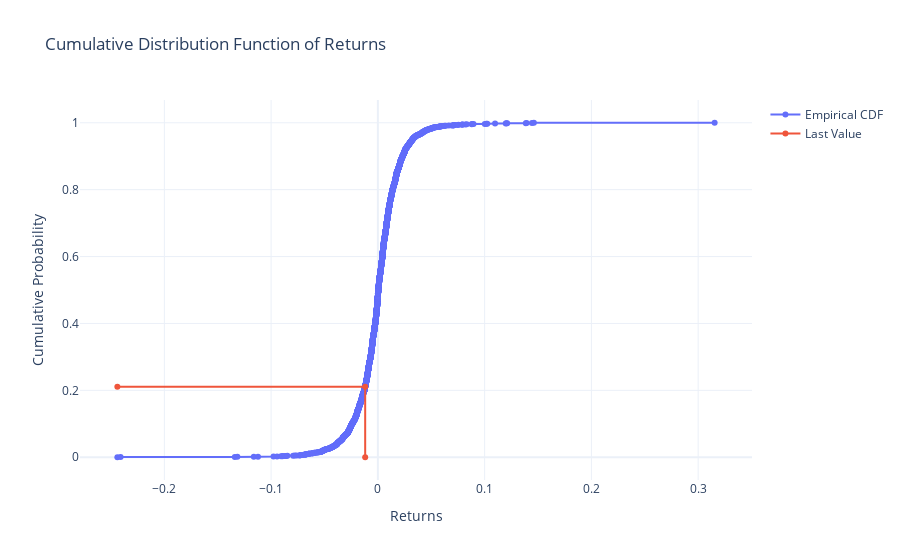

The code cell stored with this chart in its notebook:
### Code cell
import statsmodels.api as sm
from scipy.stats import norm
from IPython.display import Markdown as md

# Compute the CDF of the returns
ecdf = sm.distributions.ECDF(returns)
x = sorted(set(returns))
y = ecdf(x)

# Get the last return value
last_return = returns[-1]

# Compute the mean and standard deviation of the returns
mu = returns.mean()
sigma = returns.std()

# Compute the z-score and p-value of the last return
z_score = (last_return - mu) / sigma
p_value = norm.sf(abs(z_score))


# Create a scatter plot of the CDF and add a marker for the last value
fig = go.Figure()
fig.add_trace(go.Scatter(x=x, y=y, mode="lines + markers", name="Empirical CDF"))
fig.add_trace(go.Scatter(x=[min(returns), last_return,last_return], y=[ecdf(last_return), ecdf(last_return),0], mode="lines + markers", name="Last Value"))
fig.update_layout(title="Cumulative Distribution Function of Returns",
                  xaxis_title="Returns", yaxis_title="Cumulative Probability",
                  template='plotly_white')
fig.show()

# print the p-value and interpretion
print(f"p-value: {p_value} \n"  f"Based on the p-value of {p_value.round(4)}, we would typically fail to reject the null hypothesis that the last return value is drawn from a normal distribution.")

### Figure 1 — Plotly figure (JSON) as saved in the notebook; plotly's stock layout.template omitted (floating-point values rounded to 4 significant figures; data arrays with more than 128 entries replaced by an {"elided": "..."} marker saying what was removed)
{"data": [{"mode": "lines+markers", "name": "Empirical CDF", "type": "scatter", "x": {"elided": "3239 float values"}, "y": {"elided": "3239 float values"}}, {"mode": "lines+markers", "name": "Last Value", "type": "scatter", "x": [-0.244, -0.01189, -0.01189], "y": [0.211, 0.211, 0]}], "layout": {"title": {"text": "Cumulative Distribution Function of Returns"}, "xaxis": {"title": {"text": "Returns"}}, "yaxis": {"title": {"text": "Cumulative Probability"}}}}
